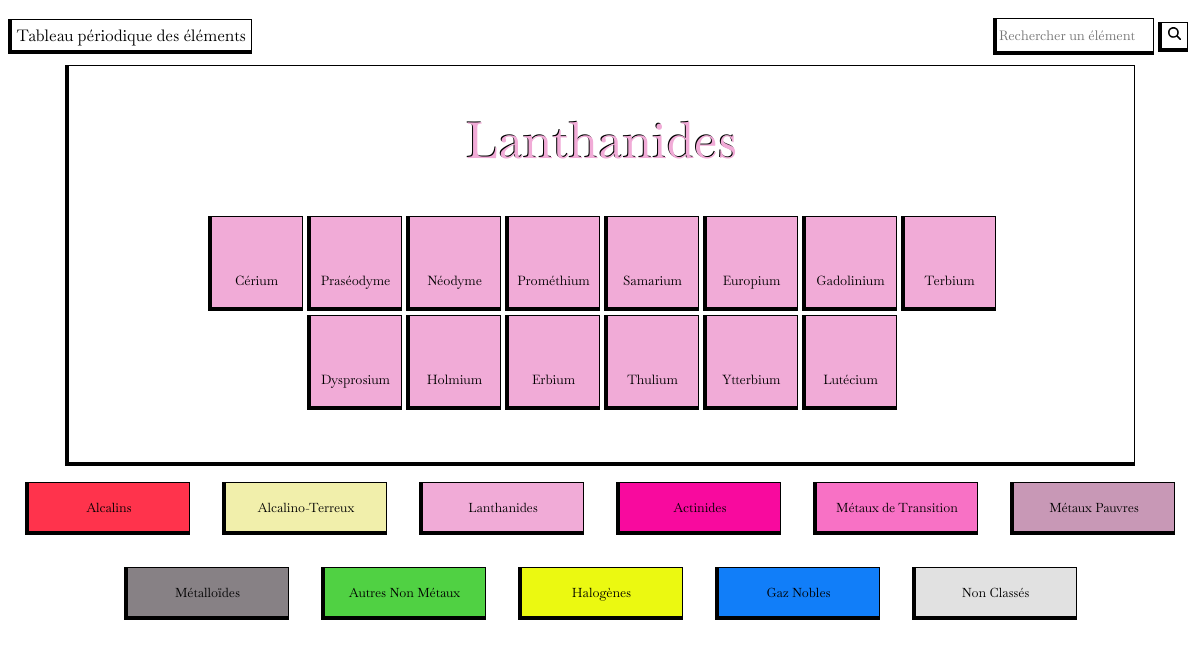
/index.php?page=categorie&id=3, run on the app's committed database.
### tables this page shows
CREATE TABLE IF NOT EXISTS `atome` (
  `id` int UNSIGNED NOT NULL AUTO_INCREMENT,
  `id_categorie` int NOT NULL,
  `nom` varchar(13) DEFAULT NULL,
  `slug` varchar(13) DEFAULT NULL,
  `electron` varchar(255) NOT NULL,
  `numero` int UNSIGNED DEFAULT NULL,
  `symbole` varchar(6) NOT NULL,
  `info_groupe` varchar(10) NOT NULL,
  `info_periode` varchar(10) NOT NULL,
  `info_bloc` varchar(10) NOT NULL,
  `masse_volumique` varchar(255) NOT NULL,
  `cas` varchar(255) NOT NULL,
  `einecs` varchar(255) NOT NULL,
  `masse_atomique` varchar(255) NOT NULL,
  `rayon_atomique` varchar(255) NOT NULL,
  `rayon_de_covalence` varchar(255) NOT NULL,
  `rayon_de_van_der_waals` varchar(255) NOT NULL,
  `configuration_electronique` varchar(255) NOT NULL,
  `etat_oxydation` varchar(255) NOT NULL,
  `decouverte_annee` varchar(255) NOT NULL,
  `decouverte_noms` varchar(255) NOT NULL,
  `decouverte_pays` varchar(255) NOT NULL,
  `electronegativite` varchar(255) NOT NULL,
  `point_de_fusion` varchar(255) NOT NULL,
  `point_d_ebullition` varchar(255) NOT NULL,
  `is_radioactif` tinyint UNSIGNED NOT NULL,
  PRIMARY KEY (`id`),
  KEY `atome_ibfk_1` (`id_categorie`)
);

CREATE TABLE IF NOT EXISTS `categorie` (
  `id_categorie` int NOT NULL AUTO_INCREMENT,
  `nom_categorie` varchar(255) NOT NULL,
  `slug_categorie` varchar(255) NOT NULL,
  `couleur_categorie` varchar(255) NOT NULL,
  PRIMARY KEY (`id_categorie`)
);

### views/categorie.php (the view, shortened to what this page needs)
<?php
$pageCategorie = isset($_GET['id']) ? ($_GET['id']) : NULL;
$requeteAffichageCategorie = "SELECT categorie.id_categorie, categorie.nom_categorie, categorie.couleur_categorie, atome.nom, atome.symbole,
atome.numero, atome.masse_atomique,atome.id_categorie, atome.electronegativite,
atome.configuration_electronique, atome.etat_oxydation
FROM atome LEFT JOIN categorie ON atome.id_categorie = categorie.id_categorie
WHERE atome.id_categorie= '$pageCategorie'";
$resultatCategorie = $connexion->query($requeteAffichageCategorie);
$categorie = $resultatCategorie->fetchAll(PDO::FETCH_OBJ);
?>
<div id="cadreCategorie">
    <?php
    foreach ($categorie as $value) {
    ?>
        <h2 class="titrePageCategorie" style="color:#<?php echo $value->couleur_categorie ?>;"><?php echo $value->nom_categorie ?></h2>
    <?php
        break;
    }
    ?>
    <div class="atomeParcategorie">
        <?php
        foreach ($categorie as $value) {
        ?>
            <a href="index.php?page=detailAtome&id=<?php echo $value->numero ?>">
                <div class="elementPageCategorie" style="background-color:#<?php echo $value->couleur_categorie ?> ;">
                    <h4 class="nomPageCategorie"><?php echo $value->nom ?></h4>
                </div>
            </a>
        <?php
        }
        ?>
    </div>
</div>

### template/footer.php
<?php
$requeteCategorie = "SELECT id_categorie, nom_categorie, couleur_categorie FROM categorie";
$resultatCategorie = $connexion->query($requeteCategorie);
$listeCategorie = $resultatCategorie->fetchAll(PDO::FETCH_OBJ);
?>
<footer>
    <nav>
        <ul>
            <?php
            foreach ($listeCategorie as $value) { ?>
                <a href="index.php?page=categorie&id=<?php echo $value->id_categorie; ?>">
                    <li style="background-color:#<?php echo $value->couleur_categorie; ?>">
                        <h4><?php echo $value->nom_categorie; ?></h4>
                    </li>
                </a>
            <?php
            } ?>
        </ul>
    </nav>
</footer>
</body>
</html>

### css/stylenav.css (style rules this page uses)
h1, h2, h3, h4, p { font-family: "Baskervville-Regular"; font-weight: normal; }
nav { margin: 0 auto; }
nav ul { display: flex; justify-content: center; flex-wrap: wrap; list-style: none; margin: 0 auto; padding: 0; }
nav li { display: flex; align-items: center; justify-content: center; width: 10em; height: 3em; margin: 16px; border: solid black 1px; border-bottom: 4px solid black; border-left: 4px solid black; }
nav li h4 { font-size: 0.8em; }

### css/styleelement.css (style rules this page uses)
h1, h2, h3, h4, p { font-family: "Baskervville-Regular"; font-weight: normal; }
a { text-decoration: none; color: black; }

### css/stylePageCategorie.css (style rules this page uses)
h1, h2, h3, h4, p, label, input { font-family: "Baskervville-Regular"; font-weight: normal; }
#cadreCategorie { width: 90%; margin: 0 auto; border: solid black 1px; border-bottom: 4px solid black; border-left: 4px solid black; }
.titrePageCategorie { font-size: 50px; text-align: center; text-shadow: -1px -1px black }
.atomeParcategorie { width: 80%; margin: 0 auto; display: flex; flex-wrap: wrap; justify-content: center; margin-bottom: 50px; }
.elementPageCategorie { display: flex; align-items: center; justify-content: space-around; flex-direction: column; width: 90px; height: 90px; margin: 2px; border: solid black 1px; border-bottom: 4px solid black; border-left: 4px solid black; background-color: white; }
.nomPageCategorie { font-size: small; margin: 0; }

### data on the page
atome: id_categorie.nom_categorie "Lanthanides", nom "Cérium"
atome: nom "Praséodyme"
atome: nom "Néodyme"
atome: nom "Prométhium"
atome: nom "Samarium"
atome: nom "Europium"
atome: nom "Gadolinium"
atome: nom "Terbium"
atome: nom "Dysprosium"
atome: nom "Holmium"
atome: nom "Erbium"
atome: nom "Thulium"
atome: nom "Ytterbium"
atome: nom "Lutécium"
categorie: nom_categorie "Alcalins"
categorie: nom_categorie "Alcalino-Terreux"
categorie: nom_categorie "Lanthanides"
categorie: nom_categorie "Actinides"
categorie: nom_categorie "Métaux de Transition"
categorie: nom_categorie "Métaux Pauvres"
categorie: nom_categorie "Métalloïdes"
categorie: nom_categorie "Autres Non Métaux"
categorie: nom_categorie "Halogènes"
categorie: nom_categorie "Gaz Nobles"
categorie: nom_categorie "Non Classés"
